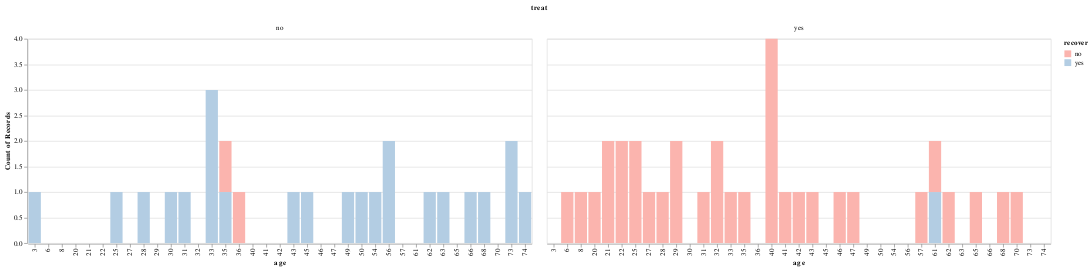

The notebook cell saved with this chart:
### Code cell
import xlrd
import pandas as pd
import altair

loc = (r'C:\Users\chinn\OneDrive\Desktop\Covid19\Covid-19-Patients-new.xlsx')

wb = xlrd.open_workbook(loc)
sheet = wb.sheet_by_index(0)

gender= list()
age= list()
occupation= list()
nation= list()
treat=list()
recover=list()
die=list()
for i in range(9,69):
    treat.append(sheet.cell_value(i,18))
    recover.append(sheet.cell_value(i,19))
    nation.append(sheet.cell_value(i,3))
    gender.append(sheet.cell_value(i,4))
    age.append(sheet.cell_value(i,5))
    occupation.append(sheet.cell_value(i,6))
for i in range(len(recover)):
    if treat [i] == 1:
        treat[i] = 'yes'
    else:
        treat[i] ='no'
    if recover[i] == 1:
        recover[i] = 'yes'
    else:
        recover[i] = 'no'
df=pd.DataFrame({'age':age,'gender':gender,'occupation':occupation,'nation':nation,'treat':treat,'recover':recover})
df=df.drop(59,axis=0)
alt.Chart(df).mark_bar().encode(x='age:O',y='count(age)',column='treat',color=alt.Color('recover:N', scale=alt.Scale(scheme='pastel1')))

### Figure 1 — Vega-Lite specification as saved in the notebook (floating-point values rounded to 4 significant figures)
{"config": {"view": {"continuousWidth": 400, "continuousHeight": 300}}, "data": {"name": "data-73ae9717fce1afaee495c8647c1a5b53"}, "mark": "bar", "encoding": {"color": {"type": "nominal", "field": "recover", "scale": {"scheme": "pastel1"}}, "column": {"type": "nominal", "field": "treat"}, "x": {"type": "ordinal", "field": "age"}, "y": {"type": "quantitative", "aggregate": "count", "field": "age"}}, "$schema": "https://vega.github.io/schema/vega-lite/v4.0.2.json", "datasets": {"data-73ae9717fce1afaee495c8647c1a5b53": [{"age": 61.0, "gender": "หญิง", "occupation": "นักท่องเที่ยว", "nation": "จีน", "treat": "yes", "recover": "yes"}, {"age": 74.0, "gender": "หญิง", "occupation": "นักท่องเที่ยว", "nation": "จีน", "treat": "no", "recover": "yes"}, {"age": 73.0, "gender": "หญิง", "occupation": "นักท่องเที่ยว", "nation": "ไทย", "treat": "no", "recover": "yes"}, {"age": 68.0, "gender": "ชาย", "occupation": "นักท่องเที่ยว", "nation": "จีน", "treat": "no", "recover": "yes"}, {"age": 66.0, "gender": "หญิง", "occupation": "นักท่องเที่ยว", "nation": "จีน", "treat": "no", "recover": "yes"}, {"age": 33.0, "gender": "หญิง", "occupation": "นักท่องเที่ยว", "nation": "จีน", "treat": "no", "recover": "yes"}, {"age": 57.0, "gender": "หญิง", "occupation": "นักท่องเที่ยว", "nation": "จีน", "treat": "yes", "recover": "no"}, {"age": 73.0, "gender": "หญิง", "occupation": "ผอ. โรงพยาบาล", "nation": "จีน", "treat": "no", "recover": "yes"}, {"age": 63.0, "gender": "ชาย", "occupation": "นักท่องเที่ยว", "nation": "จีน", "treat": "no", "recover": "yes"}, {"age": 28.0, "gender": "ไม่ระบุ", "occupation": "นักท่องเที่ยว", "nation": "จีน", "treat": "yes", "recover": "no"}, {"age": 33.0, "gender": "ไม่ระบุ", "occupation": "นักท่องเที่ยว", "nation": "จีน", "treat": "yes", "recover": "no"}, {"age": 61.0, "gender": "ไม่ระบุ", "occupation": "นักท่องเที่ยว", "nation": "จีน", "treat": "yes", "recover": "no"}, {"age": 6.0, "gender": "ไม่ระบุ", "occupation": "นักท่องเที่ยว", "nation": "จีน", "treat": "yes", "recover": "no"}, {"age": 32.0, "gender": "ไม่ระบุ", "occupation": "นักท่องเที่ยว", "nation": "จีน", "treat": "yes", "recover": "no"}, {"age": 56.0, "gender": "ชาย", "occupation": "นักท่องเที่ยว", "nation": "จีน", "treat": "no", "recover": "yes"}, {"age": 50.0, "gender": "ชาย", "occupation": "โชเฟอร์แท็กซี่", "nation": "ไทย", "treat": "no", "recover": "yes"}, {"age": 28.0, "gender": "ชาย", "occupation": "นักท่องเที่ยว", "nation": "จีน", "treat": "no", "recover": "yes"}, {"age": 30.0, "gender": "ชาย", "occupation": "นักท่องเที่ยว", "nation": "จีน", "treat": "no", "recover": "yes"}, {"age": 33.0, "gender": "หญิง", "occupation": "นักท่องเที่ยว", "nation": "จีน", "treat": "no", "recover": "yes"}, {"age": 43.0, "gender": "หญิง", "occupation": "", "nation": "ไทย", "treat": "no", "recover": "yes"}, {"age": 49.0, "gender": "ชาย", "occupation": "", "nation": "ไทย", "treat": "no", "recover": "yes"}, {"age": 33.0, "gender": "หญิง", "occupation": "นักท่องเที่ยว", "nation": "จีน", "treat": "no", "recover": "yes"}, {"age": 45.0, "gender": "ชาย", "occupation": "โชเฟอร์รถรับจ้าง", "nation": "ไทย", "treat": "no", "recover": "yes"}, {"age": 31.0, "gender": "หญิง", "occupation": "นักท่องเที่ยว", "nation": "จีน", "treat": "no", "recover": "yes"}, {"age": 70.0, "gender": "ชาย", "occupation": "โชเฟอร์รถบัส", "nation": "ไทย", "treat": "yes", "recover": "no"}, {"age": 35.0, "gender": "ไม่ระบุ", "occupation": "นักท่องเที่ยว", "nation": "จีน", "treat": "yes", "recover": "no"}, {"age": 35.0, "gender": "ชาย", "occupation": "พนักงานขาย", "nation": "ไทย", "treat": "no", "recover": "no"}, {"age": 56.0, "gender": "หญิง", "occupation": "นักท่องเที่ยว", "nation": "จีน", "treat": "no", "recover": "yes"}, {"age": 32.0, "gender": "ไม่ระบุ", "occupation": "นักท่องเที่ยว", "nation": "จีน", "treat": "yes", "recover": "no"}, {"age": 62.0, "gender": "ชาย", "occupation": "นักท่องเที่ยว", "nation": "จีน", "treat": "no", "recover": "yes"}, {"age": 3.0, "gender": "หญิง", "occupation": "", "nation": "ไทย", "treat": "no", "recover": "yes"}, {"age": 25.0, "gender": "ชาย", "occupation": "ไกด์", "nation": "ไทย", "treat": "no", "recover": "yes"}, {"age": 54.0, "gender": "หญิง", "occupation": "นักท่องเที่ยว", "nation": "จีน", "treat": "no", "recover": "yes"}, {"age": 35.0, "gender": "หญิง", "occupation": "พยาบาล", "nation": "ไทย", "treat": "no", "recover": "yes"}, {"age": 68.0, "gender": "หญิง", "occupation": "นักท่องเที่ยว", "nation": "จีน", "treat": "yes", "recover": "no"}, {"age": 31.0, "gender": "หญิง", "occupation": "แม่บ้าน", "nation": "ไทย", "treat": "yes", "recover": "no"}, {"age": 29.0, "gender": "ชาย", "occupation": "โชเฟอร์", "nation": "ไทย", "treat": "yes", "recover": "no"}, {"age": 65.0, "gender": "ชาย", "occupation": "", "nation": "ไทย", "treat": "yes", "recover": "no"}, {"age": 62.0, "gender": "หญิง", "occupation": "", "nation": "ไทย", "treat": "yes", "recover": "no"}, {"age": 8.0, "gender": "ชาย", "occupation": "", "nation": "ไทย", "treat": "yes", "recover": "no"}, {"age": 25.0, "gender": "ชาย", "occupation": "ไกด์", "nation": "ไทย", "treat": "yes", "recover": "no"}, {"age": 21.0, "gender": "ชาย", "occupation": "พนักงานขาย", "nation": "ไทย", "treat": "yes", "recover": "no"}, {"age": 22.0, "gender": "หญิง", "occupation": "ไกด์", "nation": "ไทย", "treat": "yes", "recover": "no"}, {"age": 29.0, "gender": "ชาย", "occupation": "พนักงานบริษัท", "nation": "อิตาลี", "treat": "yes", "recover": "no"}, {"age": 42.0, "gender": "ชาย", "occupation": "พนักงานบริษัท", "nation": "ไทย", "treat": "yes", "recover": "no"}, {"age": 22.0, "gender": "ชาย", "occupation": "นักศึกษา", "nation": "จีน", "treat": "yes", "recover": "no"}, {"age": 20.0, "gender": "ชาย", "occupation": "นักศึกษา", "nation": "ไทย", "treat": "yes", "recover": "no"}, {"age": 43.0, "gender": "ชาย", "occupation": "พนักงานบริษัท", "nation": "อังกฤษ", "treat": "yes", "recover": "no"}, {"age": 40.0, "gender": "ชาย", "occupation": "พนักงานบริษัท", "nation": "ไทย", "treat": "yes", "recover": "no"}, {"age": 40.0, "gender": "ชาย", "occupation": "พนักงานบริษัท", "nation": "ไทย", "treat": "yes", "recover": "no"}, {"age": 41.0, "gender": "หญิง", "occupation": "ไม่ระบุ", "nation": "ไทย", "treat": "yes", "recover": "no"}, {"age": 46.0, "gender": "หญิง", "occupation": "ไม่ระบุ", "nation": "ไทย", "treat": "yes", "recover": "no"}, {"age": 47.0, "gender": "ชาย", "occupation": "ไม่ระบุ", "nation": "ไทย", "treat": "yes", "recover": "no"}, {"age": 21.0, "gender": "ชาย", "occupation": "เจ้าหน้าที่ ตม.", "nation": "ไทย", "treat": "yes", "recover": "no"}, {"age": 40.0, "gender": "ชาย", "occupation": "เจ้าหน้าที่ตรวจค้น (สนามบิน)", "nation": "ไทย", "treat": "yes", "recover": "no"}, {"age": 25.0, "gender": "ชาย", "occupation": "พนักงานบริษัท", "nation": "ไทย", "treat": "yes", "recover": "no"}, {"age": 27.0, "gender": "หญิง", "occupation": "ไม่ระบุ", "nation": "ไทย", "treat": "yes", "recover": "no"}, {"age": 40.0, "gender": "ชาย", "occupation": "ไม่ระบุ", "nation": "ไทย", "treat": "yes", "recover": "no"}, {"age": 36.0, "gender": "ชาย", "occupation": "เจ้าของกิจการ(ร้านอาหาร)", "nation": "สิงคโปร์", "treat": "no", "recover": "no"}]}}
